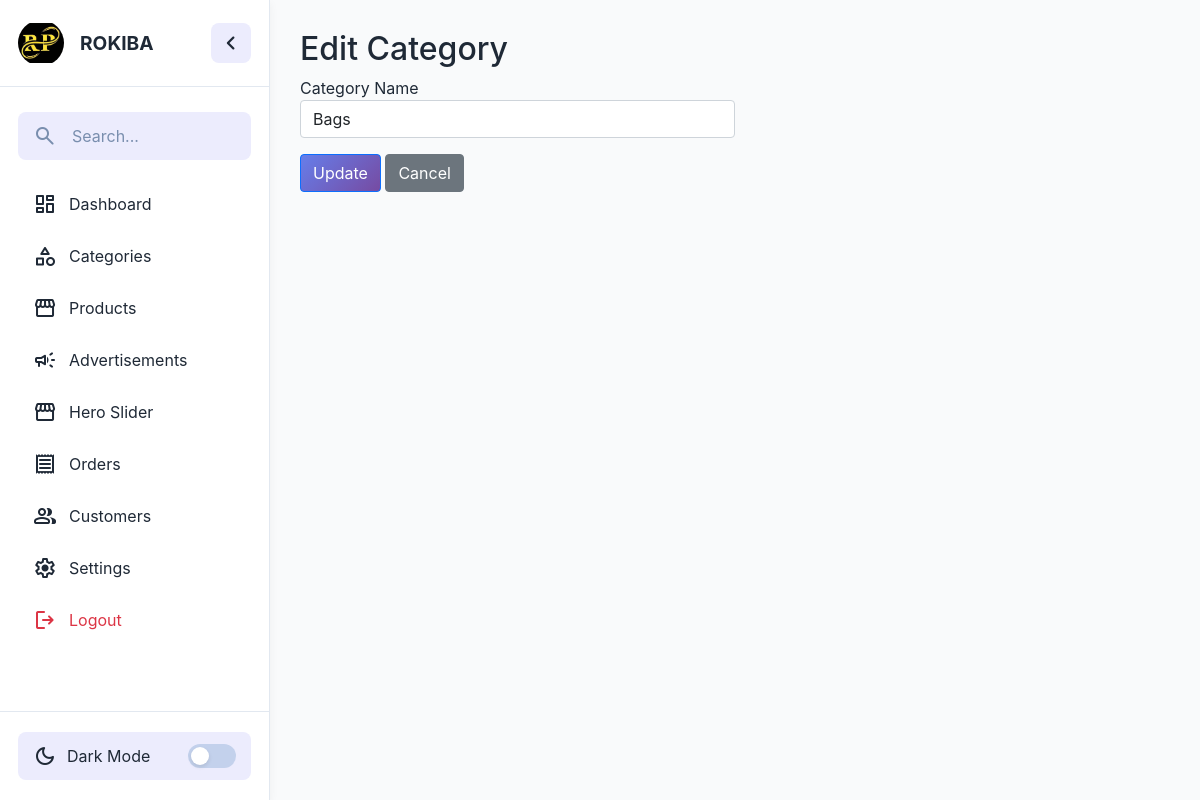
The page /admin/edit-category.php?id=16 (signed in) on the database its author committed.
### tables this page shows
CREATE TABLE `settings` (
  `id` int NOT NULL,
  `company_name` varchar(255) DEFAULT NULL,
  `logo` varchar(255) DEFAULT NULL,
  `phone` varchar(20) DEFAULT NULL,
  `email` varchar(255) DEFAULT NULL,
  `address` text,
  `facebook` varchar(255) DEFAULT NULL,
  `instagram` varchar(255) DEFAULT NULL,
  `twitter` varchar(255) DEFAULT NULL,
  `shipping_fee_dhaka` decimal(10,2) NOT NULL DEFAULT '60.00',
  `shipping_fee_outside` decimal(10,2) NOT NULL DEFAULT '120.00',
  `bkash_number` varchar(20) DEFAULT NULL,
  `nagad_number` varchar(20) DEFAULT NULL,
  `rocket_number` varchar(20) DEFAULT NULL,
  `updated_at` timestamp NOT NULL DEFAULT CURRENT_TIMESTAMP ON UPDATE CURRENT_TIMESTAMP
);

CREATE TABLE `categories` (
  `id` int NOT NULL,
  `name` varchar(100) DEFAULT NULL,
  `created_at` timestamp NOT NULL DEFAULT CURRENT_TIMESTAMP,
  `updated_at` timestamp NOT NULL DEFAULT CURRENT_TIMESTAMP ON UPDATE CURRENT_TIMESTAMP
);

### admin/edit-category.php (the view, shortened to what this page needs)
<?php
require_once 'includes/header.php';
$id = isset($_GET['id']) ? $_GET['id'] : null;
$stmt = $pdo->prepare("SELECT * FROM categories WHERE id = ?");
$stmt->execute([$id]);
$category = $stmt->fetch();
?>
<h2>Edit Category</h2>
<form method="post" class="w-50">
    <div class="mb-3">
        <label>Category Name</label>
        <input type="text" name="name" value="<?= htmlspecialchars($category['name']) ?>" class="form-control" required>
    </div>
    <button class="btn btn-primary">Update</button>
    <a href="categories" class="btn btn-secondary">Cancel</a>
</form>
<?php include 'includes/footer.php'; ?>

### admin/includes/header.php (shortened to what this page needs)
<?php
require_once '../includes/db.php';
?>
<!DOCTYPE html>
<html lang="en">
<head>
    <link rel="stylesheet" href="assets/css/style.css" />
    <link rel="stylesheet" href="assets/css/custom.css" />
    <link href="https://cdn.jsdelivr.net/npm/bootstrap@5.0.2/dist/css/bootstrap.min.css" rel="stylesheet"
>
</head>
<body>
    <div class="admin-container">
        <aside class="sidebar collapsed no-print">
            <div class="sidebar-header">
                <?php
                $settings = $pdo->query("SELECT * FROM settings LIMIT 1")->fetch();
                $logo = !empty($settings['logo']) ? '../admin/assets/uploads/' . $settings['logo'] : '../admin/assets/images/logo.jpg';
                ?>
                <img src="<?= $logo ?>" alt="Admin Panel" class="header-logo" />
                <p class="user_name"><?= isset($_SESSION['admin_username']) ? $_SESSION['admin_username'] : 'Admin'; ?></p>
                <button class="sidebar-toggle">
                    <span class="material-symbols-rounded">chevron_left</span>
                </button>
            </div>
            <div class="sidebar-content">
                <form action="#" class="search-form">
                    <span class="material-symbols-rounded">search</span>
                    <input type="search" placeholder="Search..." />
                </form>
                <ul class="menu-list">
                    <li class="menu-item"><a href="index" class="menu-link"><span
                                class="material-symbols-rounded">dashboard</span><span
                                class="menu-label">Dashboard</span></a></li>
                    <li class="menu-item"><a href="categories" class="menu-link"><span class="material-symbols-rounded">category</span><span
                                class="menu-label">Categories</span></a></li>
                    <li class="menu-item"><a href="products" class="menu-link"><span class="material-symbols-rounded">storefront</span><span
                                class="menu-label">Products</span></a></li>
                    <li class="menu-item"><a href="advertisements" class="menu-link"><span class="material-symbols-rounded">campaign</span><span
                                class="menu-label">Advertisements</span></a></li>
                    <li class="menu-item"><a href="hero-slider" class="menu-link"><span class="material-symbols-rounded">storefront</span><span
                                class="menu-label">Hero Slider</span></a></li>
                    <li class="menu-item"><a href="orders" class="menu-link"><span
                                class="material-symbols-rounded">receipt</span><span
                                class="menu-label">Orders</span></a></li>
                    <li class="menu-item"><a href="customers" class="menu-link"><span
                                class="material-symbols-rounded">group</span><span
                                class="menu-label">Customers</span></a></li>
                    <li class="menu-item"><a href="settings" class="menu-link"><span class="material-symbols-rounded">settings</span><span
                                class="menu-label">Settings</span></a></li>
                    <li class="menu-item"><a href="logout" class="menu-link text-danger"><span
                                class="material-symbols-rounded">logout</span><span class="menu-label">Logout</span></a>
                    </li>
                </ul>
            </div>
            <div class="sidebar-footer">
                <button class="theme-toggle">
                    <div class="theme-label">
                        <span class="theme-icon material-symbols-rounded">dark_mode</span>
                        <span class="theme-text">Dark Mode</span>
                    </div>
                    <div class="theme-toggle-track">
                        <div class="theme-toggle-indicator"></div>
                    </div>
                </button>
            </div>
        </aside>
        <div class="main-content">

### admin/assets/css/style.css (style rules this page uses)
* { margin: 0; padding: 0; box-sizing: border-box; font-family: "Poppins", sans-serif; }
:root { --color-text-primary: #1F2936; --color-text-placeholder: #798EAE; --color-bg-primary: #f9fafb; --color-bg-secondary: #ECECFD; --color-bg-sidebar: #FFFFFF; --color-border-hr: #E2E8F0; --color-hover-primary: #695CFE; --color-hover-secondary: #e2e2fb; --color-shadow: rgba(0, 0, 0, 0.05); }
.sidebar { position: sticky; top: 0; width: 270px; height: 100vh; display: flex; flex-shrink: 0; flex-direction: column; background: var(--color-bg-sidebar); border-right: 1px solid var(--color-border-hr); box-shadow: 0 3px 9px var(--color-shadow); transition: width 0.4s ease; }
.sidebar .sidebar-header { padding: 20px 18px; display: flex; position: relative; align-items: center; gap: 16px; border-bottom: 1px solid var(--color-border-hr); }
.sidebar-header .header-logo { width: 46px; height: 46px; display: block; object-fit: contain; border-radius: 50%; transition: opacity 0.4s ease; }
.site-nav .sidebar-toggle, .sidebar-header .sidebar-toggle { height: 40px; width: 40px; border: none; cursor: pointer; display: flex; position: absolute; right: 18px; align-items: center; justify-content: center; border-radius: 8px; color: var(--color-text-primary); background: var(--color-bg-secondary); transition: 0.4s ease; }
.sidebar-header .sidebar-toggle span { font-size: 1.75rem; transition: transform 0.4s ease; }
.sidebar .sidebar-content { flex: 1; padding: 20px 18px; overflow: hidden auto; scrollbar-width: thin; scrollbar-color: var(--color-text-placeholder) transparent; }
.sidebar-content .search-form { border-radius: 8px; min-height: 48px; margin: 5px 0 20px; align-items: center; display: flex; padding: 0 15px; white-space: nowrap; background: var(--color-bg-secondary); transition: 0.4s ease; }
.sidebar-content .search-form span { color: var(--color-text-placeholder); }
.search-form input { background: none; outline: none; border: none; width: 100%; margin-left: 15px; font-size: 1rem; color: var(--color-text-primary); }
.search-form input::placeholder { color: var(--color-text-placeholder); }
.sidebar-content .menu-list { display: flex; gap: 4px; list-style: none; flex-direction: column; }
.menu-list .menu-link { display: flex; gap: 12px; white-space: nowrap; border-radius: 8px; padding: 12px 15px; align-items: center; text-decoration: none; color: var(--color-text-primary); transition: 0.3s ease; }
.menu-link .menu-label { transition: opacity 0.3s ease; }
.sidebar .sidebar-footer { padding: 20px 18px; white-space: nowrap; border-top: 1px solid var(--color-border-hr); }
.sidebar-footer .theme-toggle { width: 100%; min-height: 48px; border-radius: 8px; display: flex; align-items: center; cursor: pointer; border: none; padding: 0 15px; white-space: nowrap; color: var(--color-text-primary); background: var(--color-bg-secondary); transition: 0.3s ease; }
.theme-toggle .theme-label { display: flex; gap: 10px; align-items: center; }
.theme-toggle .theme-label .theme-text { font-size: 1rem; transition: opacity 0.4s 0.2s ease; }
.theme-toggle .theme-toggle-track { height: 24px; width: 48px; border-radius: 999px; margin-left: auto; background: #c3d1ec; position: relative; transition: opacity 0.4s 0.2s ease, background-color 0.3s ease; }
.theme-toggle-track .theme-toggle-indicator { position: absolute; top: 3px; left: 3px; width: 18px; height: 18px; border-radius: 50%; background-color: #fff; box-shadow: 0 2px 4px rgba(0, 0, 0, 0.1); transition: transform 0.3s ease; }
.admin-container { display: flex; }
.admin-container .main-content { flex: 1; padding: 30px; color: var(--color-text-primary); background-color: var(--color-bg-primary); }

### rows shown on the page
settings: logo (picture)
categories: name "Bags"

### other values the page prints
$_SESSION['admin_username'] "ROKIBA"
